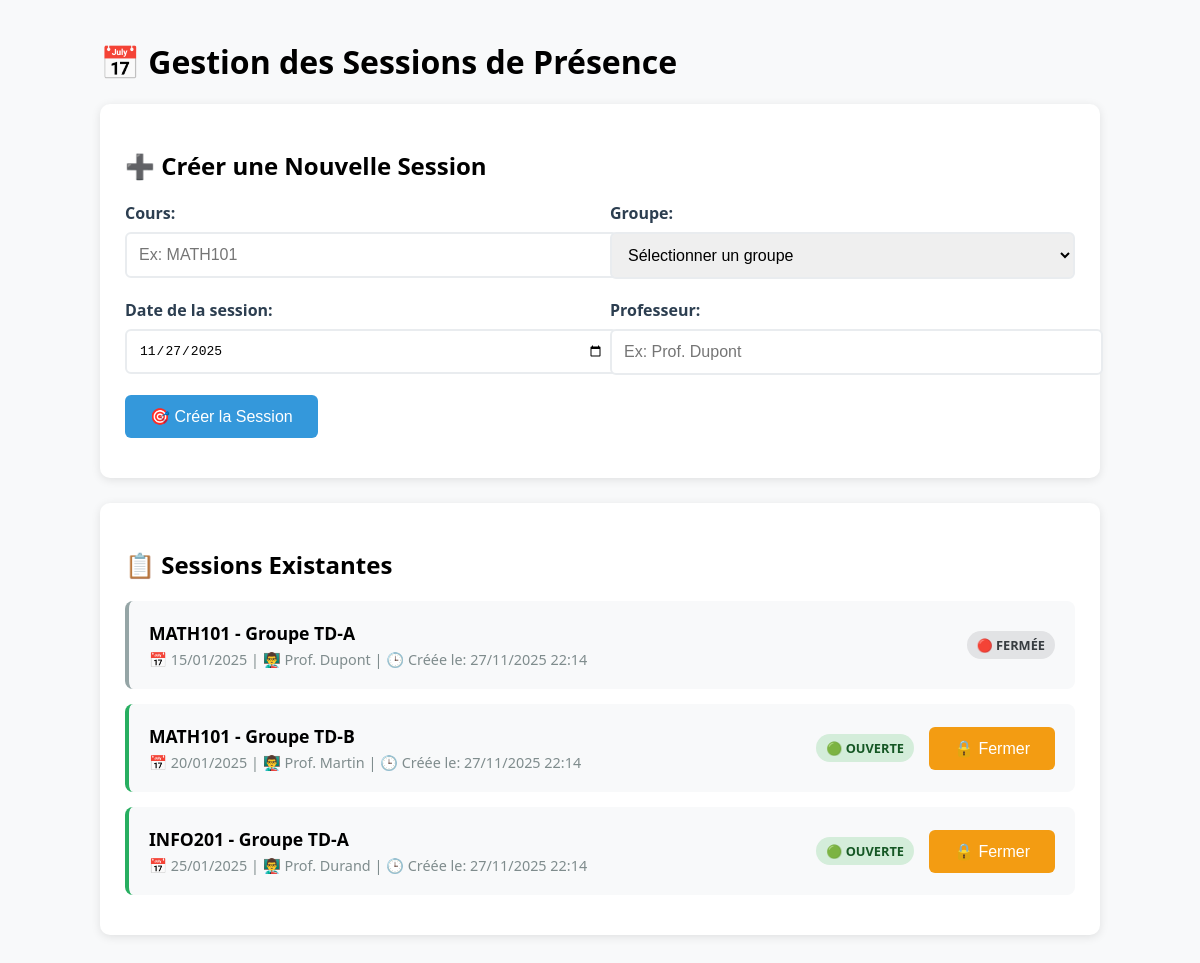
The page /manage_sessions.php on the database its author committed.
### tables this page shows
CREATE TABLE IF NOT EXISTS attendance_sessions (
    id INT AUTO_INCREMENT PRIMARY KEY,
    course_id VARCHAR(100) NOT NULL,
    group_id VARCHAR(50) NOT NULL,
    session_date DATE NOT NULL,
    opened_by VARCHAR(255) NOT NULL,
    status ENUM('open', 'closed') DEFAULT 'open',
    created_at TIMESTAMP DEFAULT CURRENT_TIMESTAMP,
    closed_at TIMESTAMP NULL,
    INDEX idx_course (course_id),
    INDEX idx_group (group_id),
    INDEX idx_date (session_date),
    INDEX idx_status (status)
);

### manage_sessions.php (the view, shortened to what this page needs)
<?php
try {
    $conn = getDBConnection();
    $sessionsStmt = $conn->query("SELECT * FROM attendance_sessions ORDER BY created_at DESC");
    $sessions = $sessionsStmt->fetchAll(PDO::FETCH_ASSOC);
} catch (Exception $e) {
    $sessions = [];
    $groups = [];
    $error = $e->getMessage();
}
?>
<!DOCTYPE html>
<html lang="fr">
<head>
</head>
<body>
    <div class="container">
        <h1>📅 Gestion des Sessions de Présence</h1>
        <div class="card">
            <h2>➕ Créer une Nouvelle Session</h2>
            <form id="createSessionForm">
                <div style="display: grid; grid-template-columns: 1fr 1fr; gap: 20px;">
                    <div class="form-group">
                        <label for="course_id">Cours:</label>
                        <input type="text" id="course_id" name="course_id" placeholder="Ex: MATH101" required>
                    </div>
                    <div class="form-group">
                        <label for="group_id">Groupe:</label>
                        <select id="group_id" name="group_id" required>
                            <option value="">Sélectionner un groupe</option>
                        </select>
                    </div>
                </div>
                <div style="display: grid; grid-template-columns: 1fr 1fr; gap: 20px;">
                    <div class="form-group">
                        <label for="session_date">Date de la session:</label>
                        <input type="date" id="session_date" name="session_date" value="<?php echo date('Y-m-d'); ?>" required>
                    </div>
                    <div class="form-group">
                        <label for="opened_by">Professeur:</label>
                        <input type="text" id="opened_by" name="opened_by" placeholder="Ex: Prof. Dupont" required>
                    </div>
                </div>
                <button type="submit" class="btn btn-primary">🎯 Créer la Session</button>
            </form>
        </div>
        <div class="card">
            <h2>📋 Sessions Existantes</h2>
            <?php if (empty($sessions)): ?>
                <p style="text-align: center; color: #7f8c8d; padding: 20px;">
                    Aucune session créée pour le moment.
                </p>
            <?php else: ?>
                <?php foreach ($sessions as $session): ?>
                <div class="session-card <?php echo $session['status'] === 'open' ? 'session-open' : 'session-closed'; ?>">
                    <div class="session-info">
                        <div class="session-title">
                            <?php echo htmlspecialchars($session['course_id']); ?> -
                            Groupe <?php echo htmlspecialchars($session['group_id']); ?>
                        </div>
                        <div class="session-details">
                            📅 <?php echo date('d/m/Y', strtotime($session['session_date'])); ?> |
                            👨‍🏫 <?php echo htmlspecialchars($session['opened_by']); ?> |
                            🕒 Créée le: <?php echo date('d/m/Y H:i', strtotime($session['created_at'])); ?>
                        </div>
                    </div>
                    <div style="display: flex; align-items: center; gap: 15px;">
                        <span class="status-badge <?php echo $session['status'] === 'open' ? 'status-open' : 'status-closed'; ?>">
                            <?php echo $session['status'] === 'open' ? '🟢 OUVERTE' : '🔴 FERMÉE'; ?>
                        </span>
                        <?php if ($session['status'] === 'open'): ?>
                            <button class="btn btn-warning close-session-btn"
                                    data-session-id="<?php echo $session['id']; ?>">
                                🔒 Fermer
                            </button>
                        <?php endif; ?>
                    </div>
                </div>
                <?php endforeach; ?>
            <?php endif; ?>
        </div>
    </div>
</body>
</html>

### manage_sessions.php (style rules this page uses)
body { font-family: 'Segoe UI', Tahoma, Geneva, Verdana, sans-serif; margin: 40px; background: #f8f9fa; }
.container { max-width: 1000px; margin: 0 auto; }
.card { background: white; padding: 25px; margin-bottom: 25px; border-radius: 10px; box-shadow: 0 2px 10px rgba(0,0,0,0.1); }
.form-group { margin-bottom: 20px; }
label { display: block; margin-bottom: 8px; font-weight: bold; color: #2c3e50; }
input, select { padding: 12px; width: 100%; border: 2px solid #e9ecef; border-radius: 6px; font-size: 1em; }
.btn { padding: 12px 25px; text-decoration: none; border-radius: 6px; color: white; border: none; font-size: 1em; cursor: pointer; display: inline-block; }
.btn-primary { background: #3498db; }
.btn-warning { background: #f39c12; }
.session-card { display: flex; justify-content: space-between; align-items: center; padding: 20px; margin: 15px 0; background: #f8f9fa; border-radius: 8px; border-left: 4px solid #3498db; }
.session-open { border-left-color: #27ae60; }
.session-closed { border-left-color: #95a5a6; }
.session-info { flex-grow: 1; }
.session-title { font-weight: bold; font-size: 1.1em; margin-bottom: 5px; }
.session-details { color: #7f8c8d; font-size: 0.9em; }
.status-badge { padding: 5px 10px; border-radius: 20px; font-size: 0.8em; font-weight: bold; }
.status-open { background: #d4edda; color: #155724; }
.status-closed { background: #e2e3e5; color: #383d41; }

### rows shown on the page
attendance_sessions: course "MATH101", group "TD-A", session_date "15/01/2025", opened_by "Prof. Dupont", created_at "27/11/2025 22:14", status "🔴 FERMÉE"
attendance_sessions: course "MATH101", group "TD-B", session_date "20/01/2025", opened_by "Prof. Martin", created_at "27/11/2025 22:14", status "🟢 OUVERTE"
attendance_sessions: course "INFO201", group "TD-A", session_date "25/01/2025", opened_by "Prof. Durand", created_at "27/11/2025 22:14", status "🟢 OUVERTE"
